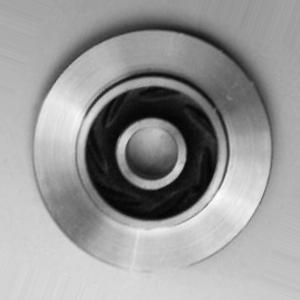
#> input picture data/leaked_duplicates_removed_from_train/ok_front/cast_ok_0_1001.jpeg, 300 x 300 px
$ python -i edges.py   (imports and definitions only)   (older library calls are emulated)
#> lines starting #> are read from the running program, lines starting #| are printed output that depends on the picture
#> further down, picture is the input picture: shape (300, 300, 3); min 0, max 255, mean 152.2
import cv2
import numpy as np


def extract_sobel(image):
    """Extract Sobel edge features (full flattened gradient-magnitude map)."""

    gray = cv2.cvtColor(image, cv2.COLOR_BGR2GRAY)

    sobel_x = cv2.Sobel(
        gray,
        cv2.CV_64F,
        1,
        0,
        ksize=3
    )
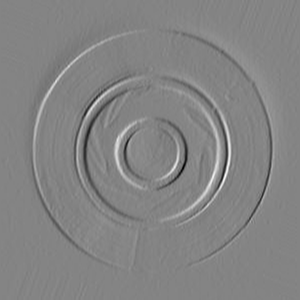
#> sobel_x: shape (300, 300) float64; min -594, max 553, mean -0.5; drawn with min black and max white

    sobel_y = cv2.Sobel(
        gray,
        cv2.CV_64F,
        0,
        1,
        ksize=3
    )
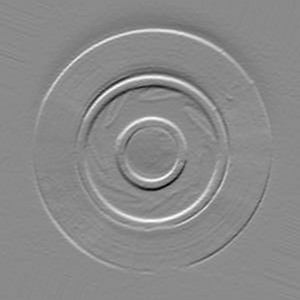
#> sobel_y: shape (300, 300) float64; min -490, max 415, mean 1.4; drawn with min black and max white

    magnitude = cv2.magnitude(
        sobel_x.astype("float32"),
        sobel_y.astype("float32")
    )
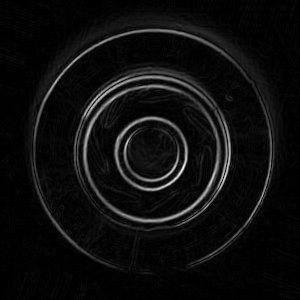
#> magnitude: shape (300, 300) float32; min 0, max 636.3, mean 35.8; drawn with min black and max white

    return magnitude.flatten()


# [64 lines left out: functions extract_canny, extract_sobel_features, extract_canny_features, not called in this run]

>>> import cv2
>>> picture = cv2.imread('../../data/leaked_duplicates_removed_from_train/ok_front/cast_ok_0_1001.jpeg')
>>> result = extract_sobel(picture)

$ run again, on data/leaked_duplicates_removed_from_train/ok_front/cast_ok_0_1003.jpeg
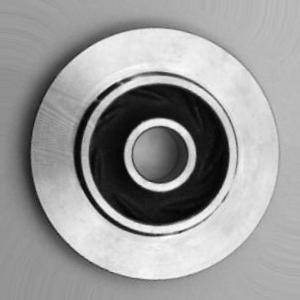
#> input picture data/leaked_duplicates_removed_from_train/ok_front/cast_ok_0_1003.jpeg, 300 x 300 px
#> picture is the input picture: shape (300, 300, 3); min 0, max 255, mean 154.1
#> in extract_sobel, `sobel_y = cv2.Sobel( gray, cv2.CV_64F, 0, 1, ksize=3 )`:
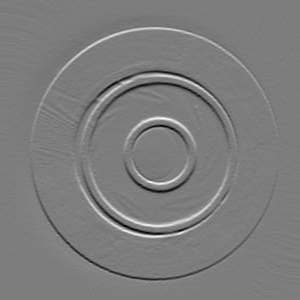
#> sobel_y: shape (300, 300) float64; min -672, max 696, mean -0.3; drawn with min black and max white
#> in extract_sobel, `magnitude = cv2.magnitude( sobel_x.astype("float32"), sobel_y.astype("..`:
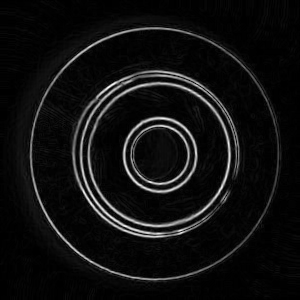
#> magnitude: shape (300, 300) float32; min 0, max 739.8, mean 47.7; drawn with min black and max white

$ run again, on data/leaked_duplicates_removed_from_train/ok_front/cast_ok_0_1020.jpeg
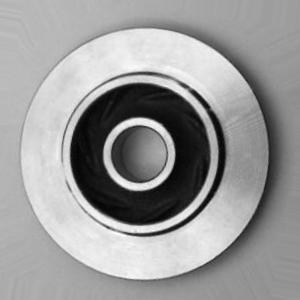
#> input picture data/leaked_duplicates_removed_from_train/ok_front/cast_ok_0_1020.jpeg, 300 x 300 px
#> picture is the input picture: shape (300, 300, 3); min 0, max 255, mean 153.6
#> in extract_sobel, `sobel_y = cv2.Sobel( gray, cv2.CV_64F, 0, 1, ksize=3 )`:
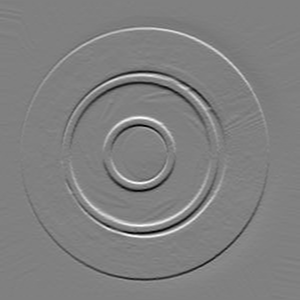
#> sobel_y: shape (300, 300) float64; min -680, max 671, mean -0.4; drawn with min black and max white
#> in extract_sobel, `magnitude = cv2.magnitude( sobel_x.astype("float32"), sobel_y.astype("..`:
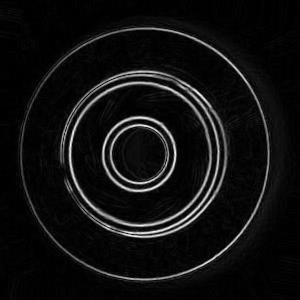
#> magnitude: shape (300, 300) float32; min 0, max 717.8, mean 47.2; drawn with min black and max white

$ run again, on data/leaked_duplicates_removed_from_train/ok_front/cast_ok_0_1021.jpeg
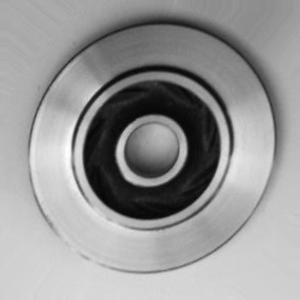
#> input picture data/leaked_duplicates_removed_from_train/ok_front/cast_ok_0_1021.jpeg, 300 x 300 px
#> picture is the input picture: shape (300, 300, 3); min 1, max 255, mean 150.8
#> in extract_sobel, `sobel_y = cv2.Sobel( gray, cv2.CV_64F, 0, 1, ksize=3 )`:
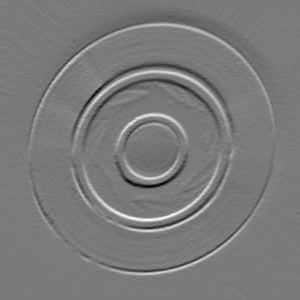
#> sobel_y: shape (300, 300) float64; min -419, max 453, mean 1.5; drawn with min black and max white
#> in extract_sobel, `magnitude = cv2.magnitude( sobel_x.astype("float32"), sobel_y.astype("..`:
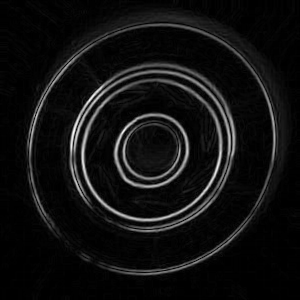
#> magnitude: shape (300, 300) float32; min 0, max 592.1, mean 39.8; drawn with min black and max white
